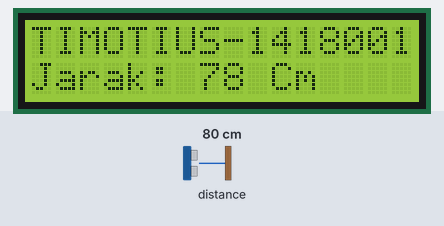
A sketch run on a simulated Arduino Uno, built with avr-gcc and run on an emulated ATmega328P. On the bench: 16×2 character LCD. Wiring (inferred from the names in the program): ultrasonic range finder: trigger pin 2; echo pin 0. The inputs (shaded band) are chosen by the test bench; at power-on: distance to the obstacle 80 cm. The echo pulse lasts 58.3 µs per cm; what the sketch prints to the serial monitor is not drawn.

Above: at 2.2 s.
2.3 s: distance to the obstacle set to 2 cm
At 5.3 s:
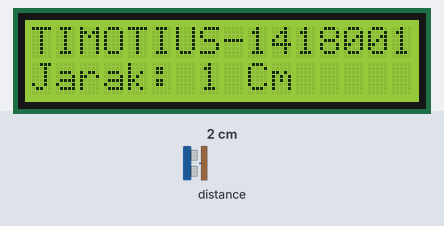
6.2 s: distance to the obstacle set to 4 cm
At 8.7 s:
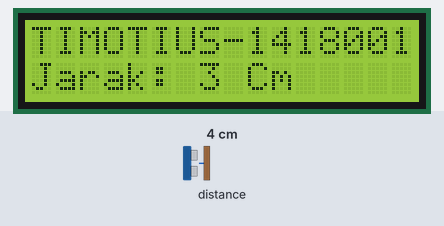
9.2 s: distance to the obstacle set to 9 cm
At 12.1 s:
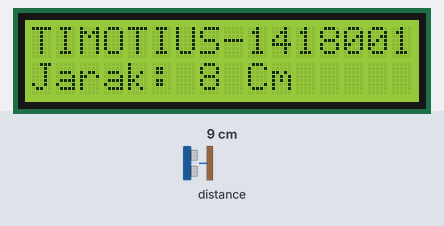
Timing chart, 0 to 13.6 s (numbered marks = the images above; inputs shaded):
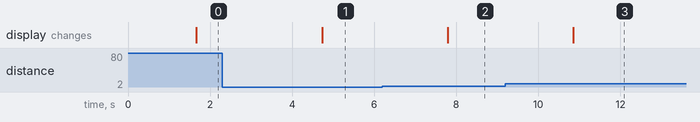

Measured:
- after the input at 2.3 s, the display: changes after 2.4 s (image 1)
- after the input at 6.2 s, the display: changes after 1.6 s (image 2)
- after the input at 9.2 s, the display: changes after 1.7 s (image 3)

The sketch:

nodeMCU_UltrasonicSensor_Basic.ino
```cpp
#include <LiquidCrystal_I2C.h>
LiquidCrystal_I2C lcd(0x27, 16, 2);

// defines pins numbers

const int trigPin = 2;  //D4
const int echoPin = 0;  //D3

// defines variables
long duration;
int distance;
String lcdTopLayer;
String lcdLowerLayer;

void setup() {
  pinMode(trigPin, OUTPUT); // Sets the trigPin as an Output
  pinMode(echoPin, INPUT); // Sets the echoPin as an Input
  Serial.begin(9600); // Starts the serial communication

  // Initialize LCD as the Output
  lcd.begin(16,2);
  lcd.init();
}

void loop() {
  ultraSonicDistance();
  serialMonitorDisplay();
  conditionData();
}

int ultraSonicDistance(){
  // Clears the trigPin
  digitalWrite(trigPin, LOW);
  delayMicroseconds(2);

  // Sets the trigPin on HIGH state for 10 micro seconds
  digitalWrite(trigPin, HIGH);
  delayMicroseconds(10);
  digitalWrite(trigPin, LOW);

  // Reads the echoPin, returns the sound wave travel time in microseconds
  duration = pulseIn(echoPin, HIGH);

  // Calculating the distance
  distance= duration*0.034/2;
}

// Serial Monitor Output Function
int serialMonitorDisplay(){
  // Ultrasonic Sensor Data
  Serial.print("Distance: ");
  Serial.print(distance);
  Serial.println(" Cm");
  Serial.println(" ");
  delay(1500);
}

int conditionData(){
  lcd.clear();
  lcd.backlight();

  lcdTopLayer = "TIMOTIUS-1418001";
  lcd.setCursor(0, 0);
  lcd.print(lcdTopLayer);

  lcdLowerLayer = String(distance);
  lcd.setCursor(0, 1);
  lcd.print("Jarak: "+lcdLowerLayer+" Cm");
}
```
